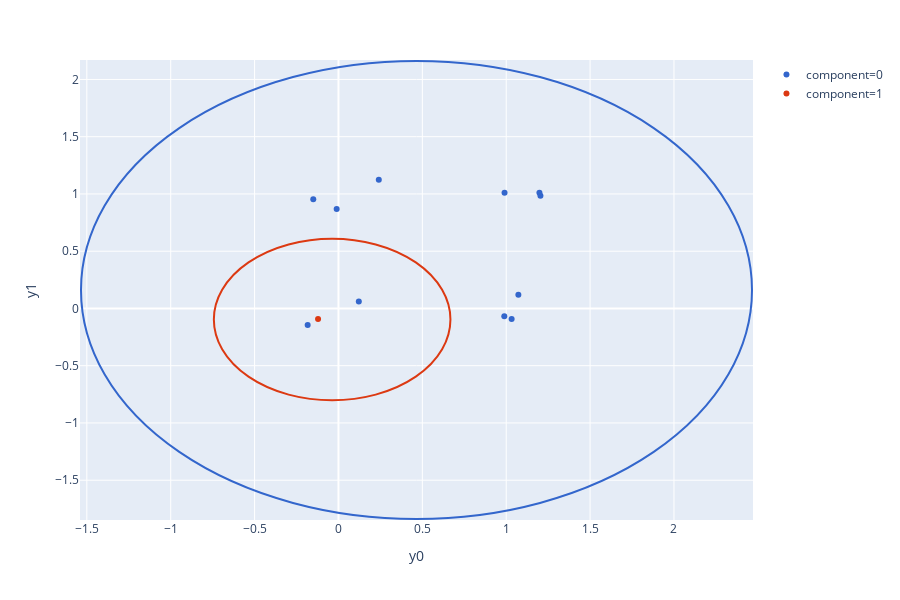

Source (notebook cell):
### Markdown cell above
Next, let's visualize the mixture components (`mu`, `sigma`) and component memberships (`component`) for each of the data points (`y`) at the start of MCMC. This likely won't be very good, since we haven't burned in the chain.

### Code cell
t = 0
components = np.array([posterior_samples.get_variable(gmm.component(i)).squeeze()[t].item() for i in range(n)])
_k = posterior_samples.get_variable(gmm.K()).squeeze()[t].int().item()
fig = draw_points_and_components(
    np.vstack([prior_sample.get_variable(gmm.y(i)).squeeze()[-1].detach().numpy() for i in range(n)]),
    components,
    np.vstack([posterior_samples.get_variable(gmm.mu(i)).squeeze()[t,:].detach().numpy()
               for i in range(_k) if i in np.unique(components)]),
    np.array([posterior_samples.get_variable(gmm.sigma(i)).squeeze()[t].item()
              for i in range(_k) if i in np.unique(components)]),
)
fig.show()

### Figure 1 — Plotly figure (JSON) as saved in the notebook; plotly's stock layout.template omitted (floating-point values rounded to 4 significant figures)
{"data": [{"hoverlabel": {"namelength": 0}, "hovertemplate": "component=0<br>y0=%{x}<br>y1=%{y}", "legendgroup": "component=0", "marker": {"color": "#3366CC", "symbol": "circle"}, "mode": "markers", "name": "component=0", "showlegend": true, "type": "scatter", "x": [-0.01074, 0.9886, 0.99, 0.1214, -0.1501, 1.032, 1.204, -0.1836, 0.2404, 1.072, 1.198], "xaxis": "x", "y": [0.8696, -0.0688, 1.011, 0.06036, 0.9532, -0.09098, 0.9846, -0.1437, 1.123, 0.1194, 1.011], "yaxis": "y"}, {"hoverlabel": {"namelength": 0}, "hovertemplate": "component=1<br>y0=%{x}<br>y1=%{y}", "legendgroup": "component=1", "marker": {"color": "#DC3912", "symbol": "circle"}, "mode": "markers", "name": "component=1", "showlegend": true, "type": "scatter", "x": [-0.1216], "xaxis": "x", "y": [-0.0927], "yaxis": "y"}], "layout": {"height": 600, "legend": {"tracegroupgap": 0}, "margin": {"t": 60}, "shapes": [{"line": {"color": "#3366CC"}, "type": "circle", "x0": -1.535, "x1": 2.465, "xref": "x", "y0": -1.839, "y1": 2.161, "yref": "y"}, {"line": {"color": "#DC3912"}, "type": "circle", "x0": -0.7428, "x1": 0.6676, "xref": "x", "y0": -0.8018, "y1": 0.6086, "yref": "y"}], "xaxis": {"anchor": "y", "domain": [0, 1], "title": {"text": "y0"}}, "yaxis": {"anchor": "x", "domain": [0, 1], "title": {"text": "y1"}}}}
